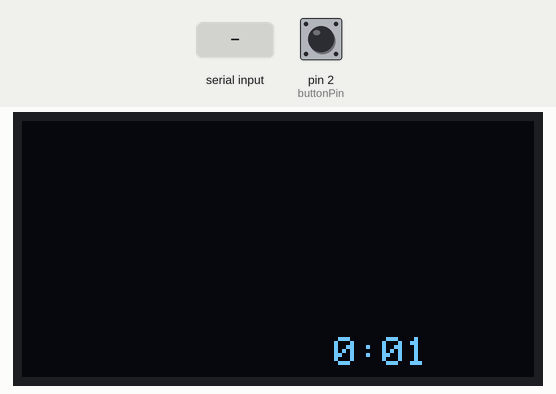
A sketch run on a simulated Arduino Uno, built with avr-gcc and run on an emulated ATmega328P. Shown: 128×64 one-colour display. The test bench sets the inputs (shaded band); at power-on: pin 2 (buttonPin) HIGH. What the sketch prints to the serial monitor is not drawn.

Above: at 1.2 s.
1.3 s: "RE" received over Serial
At 4.0 s:
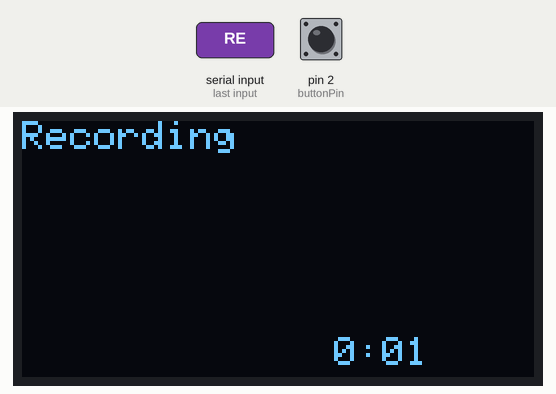
4.3 s: "ST" received over Serial
At 7.1 s:
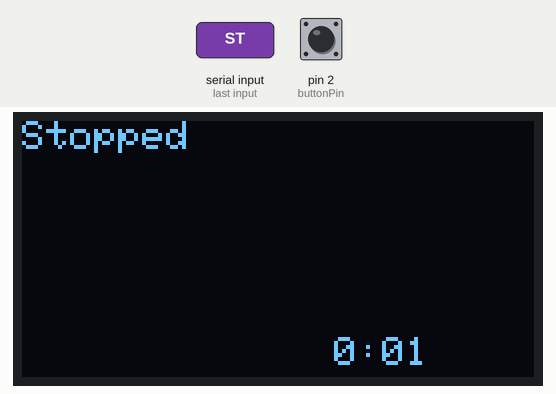
7.3 s: pin 2 (buttonPin) pulled LOW for 3.2 s
Timing chart, 0 to 10.3 s (numbered marks = the images above; inputs shaded):
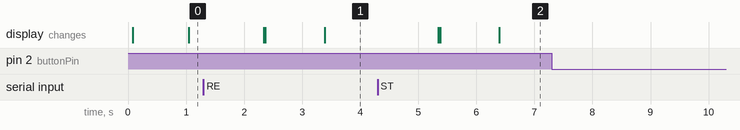

The sketch:

Camera_Record_Transmitting_Code.ino
```cpp
#include <Adafruit_GFX.h>
#include <Adafruit_SSD1306.h>
#include <Wire.h>

#define SCREEN_WIDTH 128 // OLED display width, in pixels
#define SCREEN_HEIGHT 64 // OLED display height, in pixels

// Declaration for an SSD1306 display connected to I2C (SDA, SCL pins)
#define OLED_RESET    -1 // Reset pin # (or -1 if sharing Arduino reset pin)
Adafruit_SSD1306 display(SCREEN_WIDTH, SCREEN_HEIGHT, &Wire, OLED_RESET);

const int buttonPin = 2; // The button is connected to digital pin 2

bool isRecording = false;
unsigned long startTime = 0;
unsigned long elapsedTime = 0;
int minutes = 0;
int seconds = 0;

void setup() {
  // Initialize the button pin as an input
  pinMode(buttonPin, INPUT_PULLUP);

  // Begin serial communication at a baud rate of 9600
  Serial.begin(9600);

  // Initialize the OLED display with address 0x3C for 128x64
  if (!display.begin(SSD1306_SWITCHCAPVCC, 0x3C)) {
    Serial.println(F("SSD1306 allocation failed"));
    for (;;);
  }

  display.clearDisplay();
  display.display();
}

void loop() {
  // Check if the button is pressed
  if (digitalRead(buttonPin) == LOW) {
    delay(50); // Debounce delay
    if (digitalRead(buttonPin) == LOW) { // Ensure it's still pressed
      if (isRecording) {
        Serial.println("AT+SEND=2,2,ST");
      } else {
        Serial.println("AT+SEND=2,2,TR");
      }
      while (digitalRead(buttonPin) == LOW); // Wait for the button to be released
    }
  }

  // Check for incoming serial data
  if (Serial.available() > 0) {
    String receivedData = Serial.readString();
    if (receivedData.indexOf("RE") >= 0) {
      display.clearDisplay();
      display.setTextSize(1);
      display.setTextColor(SSD1306_WHITE);
      display.setCursor(0, 0);
      display.println("Recording");
      display.display();
      isRecording = true;
      startTime = millis();
    }
    if (receivedData.indexOf("ST") >= 0) {
      display.clearDisplay();
      display.setTextSize(1);
      display.setTextColor(SSD1306_WHITE);
      display.setCursor(0, 0);
      display.println("Stopped");
      display.display();
      isRecording = false;
      startTime = millis();
    }
  }

  // Update the elapsed time for both "Recording" and "Stopped" modes
  elapsedTime = (millis() - startTime) / 1000;
  minutes = elapsedTime / 60;
  seconds = elapsedTime % 60;

  display.fillRect(SCREEN_WIDTH - 50, SCREEN_HEIGHT - 10, 50, 10, SSD1306_BLACK); // Clear previous time
  display.setTextSize(1);
  display.setTextColor(SSD1306_WHITE);
  display.setCursor(SCREEN_WIDTH - 50, SCREEN_HEIGHT - 10);
  display.print(minutes);
  display.print(":");
  if (seconds < 10) {
    display.print("0"); // Display leading zero for single-digit seconds
  }
  display.print(seconds);
  display.display();
}
```

Measured:
- after the input at 1.3 s, the display: first changes after 1.0 s (image 1 shows a later state)
- after the input at 4.3 s, the display: first changes after 1.0 s (image 2 shows a later state)
